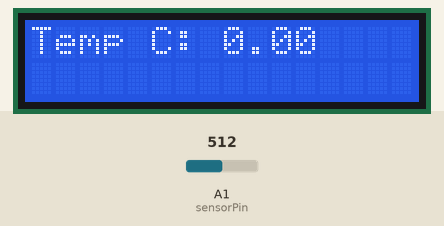
Recording of a sketch running on a simulated Arduino Uno, built with avr-gcc and run on an emulated ATmega328P. On the bench: 16×2 character LCD. Inputs (shaded band) come from the test bench; at power-on: A1 (sensorPin) = 512. What the sketch prints to the serial monitor is not drawn.

Above: at 1.2 s.
1.3 s: A1 (sensorPin) set to 716
At 4.8 s:
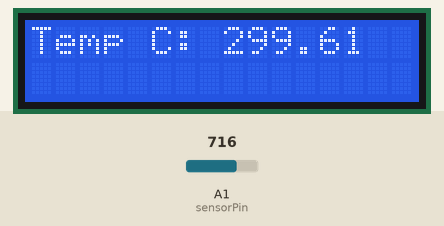
5.5 s: A1 (sensorPin) set to 900
At 9.2 s:
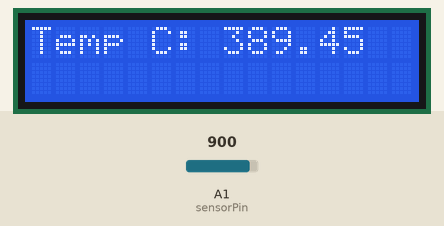
9.5 s: A1 (sensorPin) set to 1023
At 13.0 s:
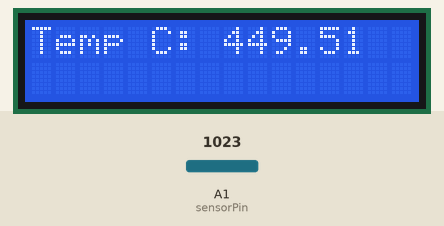
Timing chart, 0 to 14.5 s (numbered marks = the images above; inputs shaded):
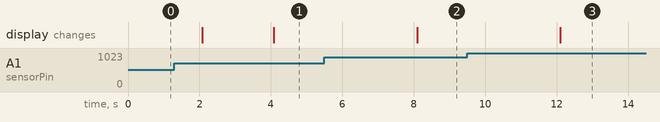

The sketch:

temp-lcd.ino
```cpp
#include <LiquidCrystal.h>
LiquidCrystal lcd(2, 3, 4, 5, 6, 7);

const int sensorPin = A1;
const float baselineTemp = 18.0;
float temperature = 0;

void setup() {
  lcd.begin(16,2);
  Serial.begin(9600);
  for(int pinNumber = 2; pinNumber < 5; pinNumber++){
    pinMode(pinNumber, OUTPUT);
    digitalWrite(pinNumber, LOW);
  }
}

void loop() {
  lcd.clear();
  lcd.print("Temp C: ");
  lcd.print(temperature);

  int sensorVal = analogRead(sensorPin);
  Serial.print("Sensor Value: ");
  Serial.print(sensorVal);

  float voltage = (sensorVal/1024.0) * 5.0;
  Serial.print(", Volts: ");
  Serial.print(voltage);

  Serial.print(", degrees C: ");
  temperature = (voltage - .5) * 100;
  Serial.println(temperature);

  delay(2000);
}
```

Measured:
- after the input at 1.3 s, the display: first differs from a run without the input after 2.8 s (image 1)
- after the input at 5.5 s, the display: changes after 2.6 s (image 2)
- after the input at 9.5 s, the display: changes after 2.6 s (image 3)
